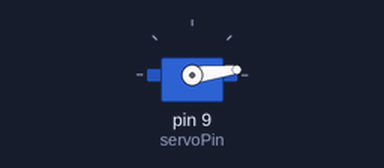
A sketch run on a simulated Arduino Uno, built with avr-gcc and run on an emulated ATmega328P. Parts: servo.

Above: at 0.05 s.
At 0.85 s:
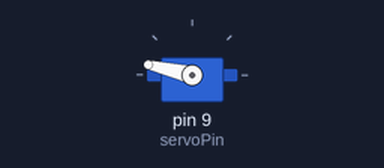
At 1.2 s:
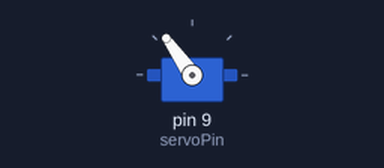
At 1.7 s:
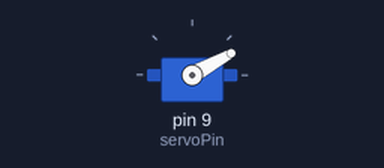
Timing chart, 0 to 4.2 s (numbered marks = the images above):
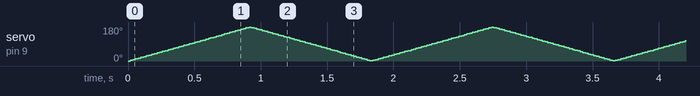

The sketch:

servoexample.ino
```cpp
#include <Servo.h>

int servoPin = 9;

Servo servo;

int angle = 0; // servo position in degrees

void setup()
{
    servo.attach(servoPin);
}


void loop()
{
  // scan from 0 to 180 degrees
  for(angle = 0; angle < 180; angle++)
  {
    servo.write(angle);
    delay(5);
  }
  // now scan back from 180 to 0 degrees
  for(angle = 180; angle > 0; angle--)
  {
    servo.write(angle);
    delay(5);
  }
}
```
